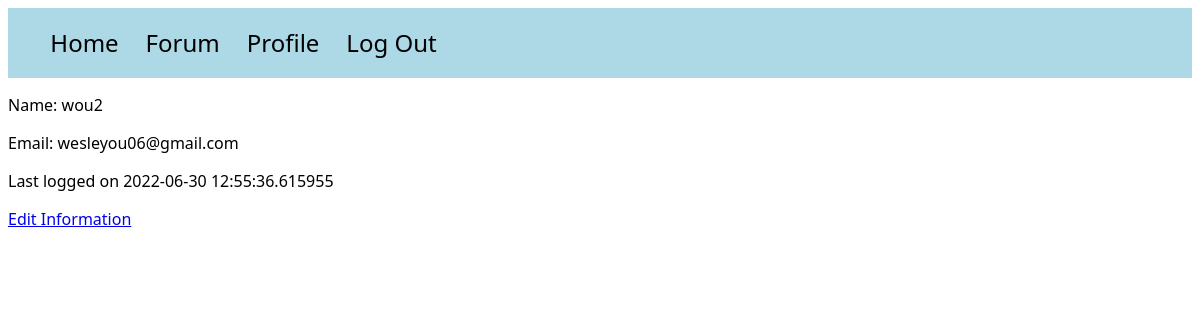
The page /profile (signed in) on the database its author committed.
### models.py (models this page shows)
class User(UserMixin, db.Model):
    id = db.Column(db.Integer, primary_key=True)
    email = db.Column(db.String(100), unique=True)
    password = db.Column(db.String(100))
    name = db.Column(db.String(1000))
    last_seen = db.Column(db.String(100))
    posts = db.relationship('Post', backref='poster')

### main.py (the view)
@main.route('/profile')
@login_required
def profile():
    return render_template("profile.html", name=current_user.name, email=current_user.email, time=current_user.last_seen)

### app.py (called while the page is built)
@login_manager.user_loader
def load_user(user_id):
    try:
        return User.query.get(int(user_id))
    except:
        return None

### templates/profile.html (shortened to what this page needs)
<!DOCTYPE html>
<html lang="en">
<head>
</head>
<link rel="stylesheet" href="/static/style.css">
<body>
<div id="navbar">
    <ul>
        <a href="{{ url_for('home') }}"><li>Home</li></a>
        <a href="{{ url_for('posts') }}"><li>Forum</li></a>
        {% if current_user.is_authenticated %}
        <a href="{{ url_for('main.profile') }}"><li>Profile</li></a>
        {% endif %}
        {% if current_user.is_authenticated %}
        <a href="{{ url_for('auth.logout') }}"><li>Log Out</li></a>
        {% endif %}
    </ul>
</div>
<div id="personal-info-container">
    <p>Name: {{ name }}</p>
    <p>Email: {{ email }}</p>
    <p>Last logged on {{ time }}</p>
    <a href="{{ url_for('auth.edit_profile') }}">Edit Information</a>
</div>
</body>
</html>

### static/style.css (style rules this page uses)
* { font-family: Segoe UI; }
#navbar { background-color: lightblue; padding: 0.2%; }
li { font-size: 1.5em; text-decoration: none; color: black; display: inline-block; padding-right: 2%; }

### rows shown on the page
User: name "wou2", email "wesleyou06@gmail.com", last_seen "2022-06-30 12:55:36.615955"
